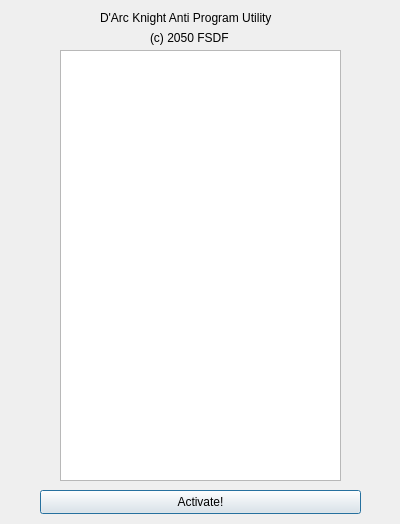
<?xml version="1.0" encoding="UTF-8"?>
<ui version="4.0">
 <class>DarcKnight</class>
 <widget class="QDialog" name="DarcKnight">
  <property name="geometry">
   <rect>
    <x>0</x>
    <y>0</y>
    <width>400</width>
    <height>524</height>
   </rect>
  </property>
  <property name="windowTitle">
   <string>D'Arc Knight</string>
  </property>
  <widget class="QPushButton" name="pushButtonLaunch">
   <property name="geometry">
    <rect>
     <x>40</x>
     <y>490</y>
     <width>321</width>
     <height>24</height>
    </rect>
   </property>
   <property name="text">
    <string>Activate!</string>
   </property>
  </widget>
  <widget class="QLabel" name="labelTitle">
   <property name="geometry">
    <rect>
     <x>100</x>
     <y>10</y>
     <width>201</width>
     <height>16</height>
    </rect>
   </property>
   <property name="text">
    <string>D'Arc Knight Anti Program Utility</string>
   </property>
  </widget>
  <widget class="QLabel" name="labelSubTitle">
   <property name="geometry">
    <rect>
     <x>150</x>
     <y>30</y>
     <width>111</width>
     <height>16</height>
    </rect>
   </property>
   <property name="text">
    <string>(c) 2050 FSDF</string>
   </property>
  </widget>
  <widget class="QPlainTextEdit" name="plainTextEditOutput">
   <property name="geometry">
    <rect>
     <x>60</x>
     <y>50</y>
     <width>281</width>
     <height>431</height>
    </rect>
   </property>
  </widget>
 </widget>
 <resources/>
 <connections/>
</ui>
